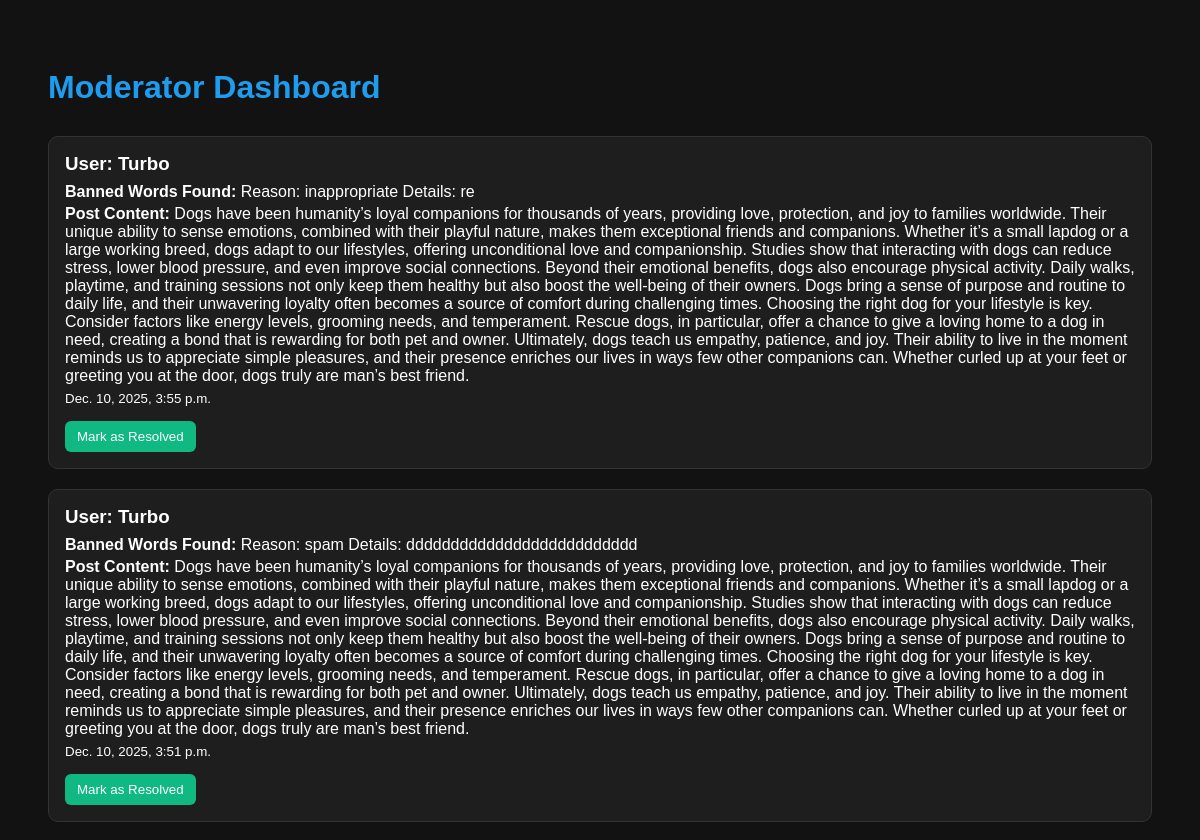
Before: /posts/moderation/ (signed in, upper part) with the older database file.
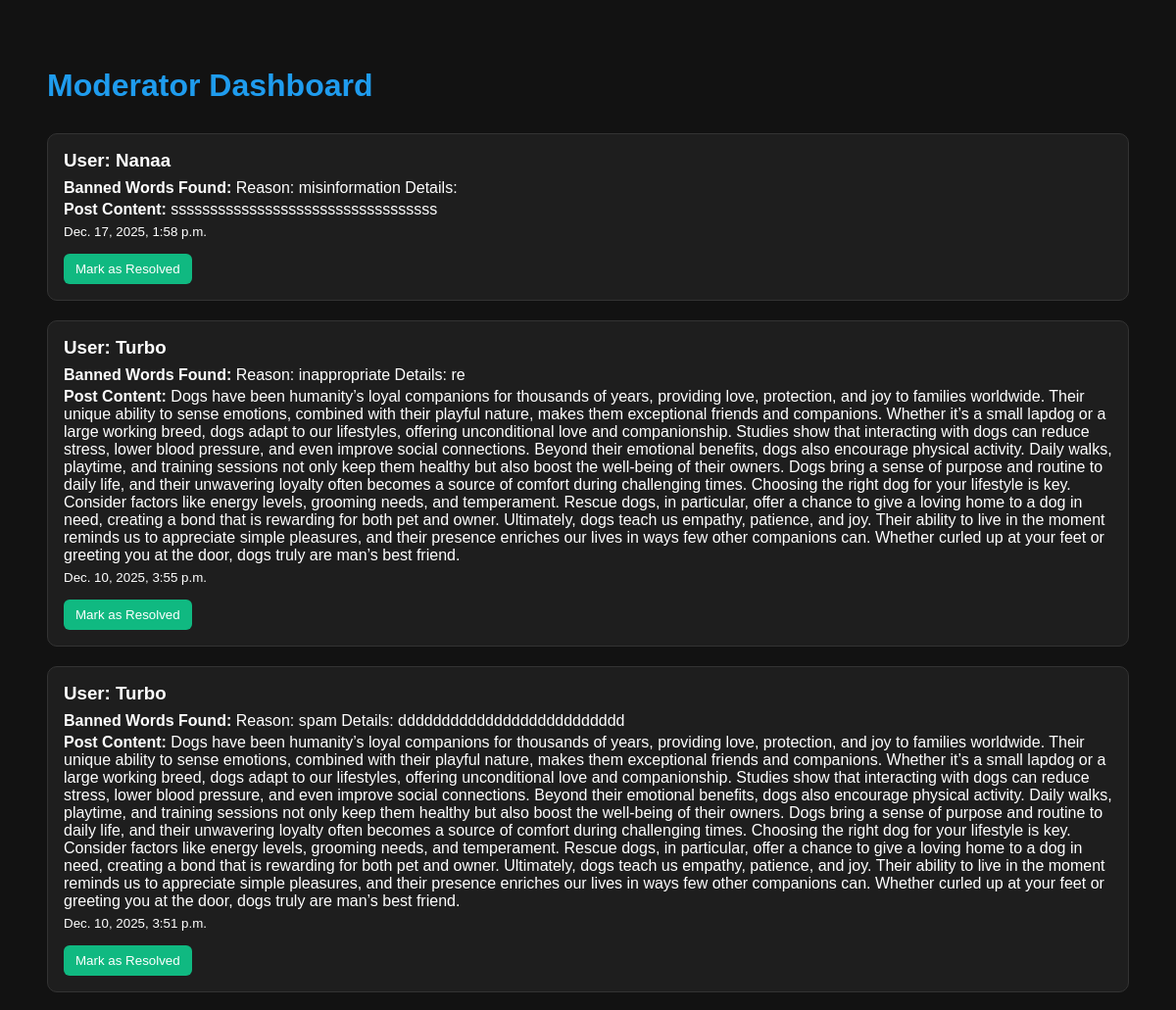
After: the same page with the newer database file.
### blog/models.py (models this page shows, shortened)
class ModerationReport(models.Model):
    user = models.ForeignKey(
        settings.AUTH_USER_MODEL,
        on_delete=models.CASCADE,
        related_name="moderation_reports",
    )
    post = models.ForeignKey(
        Post, on_delete=models.CASCADE, related_name="reports", null=True, blank=True
    )
    post_content = models.TextField()
    banned_words_found = models.TextField()
    timestamp = models.DateTimeField(auto_now_add=True)
    resolved = models.BooleanField(default=False)

### accounts/models.py (models this page shows, shortened)
class CustomUser(AbstractUser):
    bio = models.TextField(blank=True, null=True)
    avatar = models.ImageField(upload_to="avatars/", blank=True, null=True)
    color = models.CharField(max_length=20, default=random_color)
    is_verified = models.BooleanField(default=False)
    is_premium = models.BooleanField(default=False)
    is_email_verified = models.BooleanField(default=False)
    email_verification_code = models.CharField(max_length=6, blank=True, null=True)
    email_verification_attempts = models.IntegerField(default=0)
    email_verification_expires_at = models.DateTimeField(null=True, blank=True)
    social_youtube = models.URLField(max_length=255, blank=True, null=True)
    social_instagram = models.URLField(max_length=255, blank=True, null=True)
    social_tiktok = models.URLField(max_length=255, blank=True, null=True)
    social_twitch = models.URLField(max_length=255, blank=True, null=True)
    social_github = models.URLField(max_length=255, blank=True, null=True)
    public_profile = models.BooleanField(default=False)
    allow_public_socials = models.BooleanField(default=True)
    allow_dms = models.BooleanField(default=True)
    blocked_users = models.ManyToManyField(
        "self", symmetrical=False, related_name="blocked_by", blank=True
    )
    warning_count = models.IntegerField(default=0)
    suspended_until = models.DateTimeField(null=True, blank=True)
    phone_number = models.CharField(
        max_length=15,
        blank=True,
        null=True,
        validators=[
            RegexValidator(
                regex=r"^\+?\d{9,15}$",
                message="Phone number must be entered in the format: '+999999999'. Up to 15 digits allowed.",
            )
        ],
    )
    followers = models.ManyToManyField(
        "self", symmetrical=False, related_name="following", blank=True
    )
    saved_communities = models.ManyToManyField(
        "communities.Community", related_name="saved_by_users", blank=True
    )
    THEME_CHOICES = [("light", "Light"), ("dark", "Dark"), ("system", "System")]
    theme_preference = models.CharField(
        max_length=10, choices=THEME_CHOICES, default="light"
    )
    accent_color = models.CharField(max_length=9, default="#1f9cee")
    font_size = models.PositiveSmallIntegerField(default=14)

### blog/views.py (the view)
# urls.py: path("moderation/", views.moderation_dashboard, name="moderation_dashboard"),
@staff_member_required
def moderation_dashboard(request):
    reports = ModerationReport.objects.filter(resolved=False).order_by("-timestamp")
    return render(request, "blog/moderation_dashboard.html", {"reports": reports})

### blog/templates/blog/moderation_dashboard.html (shortened to what this page needs)
<!DOCTYPE html>
<html lang="en">
<head>
</head>
<body>
<h1>Moderator Dashboard</h1>
<div id="reports-container">
    {% for report in reports %}
    <div class="report-card">
        <h3>User: {{ report.user.username }}</h3>
        <p><strong>Banned Words Found:</strong> {{ report.banned_words_found }}</p>
        <p><strong>Post Content:</strong> {{ report.post_content }}</p>
        <p><small>{{ report.timestamp }}</small></p>
        <form action="{% url 'resolve_report' report.id %}" method="post">
            <button type="submit" class="resolve-btn">Mark as Resolved</button>
        </form>
    </div>
    {% empty %}
    <p>No pending reports 🎉</p>
    {% endfor %}
</div>
</body>
</html>

Changed rows visible on the page:
added ModerationReport: user.username "Nanaa", banned_words_found "Reason: misinformation Details:", post_content "ssssssssssssssssssssssssssssssssss", timestamp "Dec. 17, 2025, 1:58 p.m."
